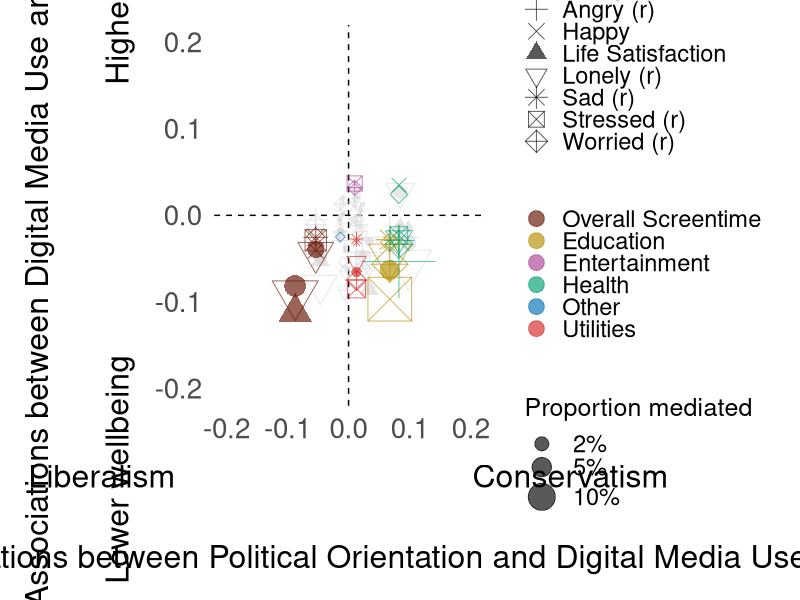
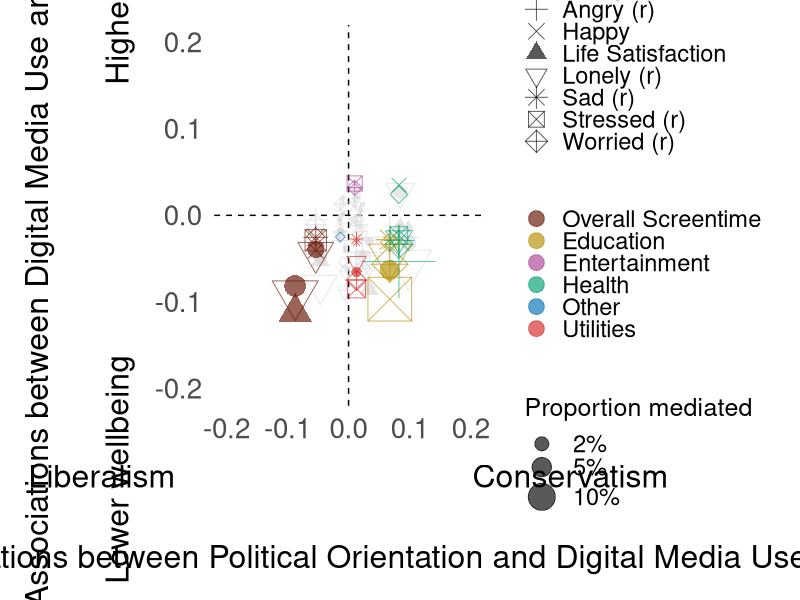

Recreate these plots in R, in order.
#############################################
#
# Figure S3: Digital media mediation
#
#############################################

# Load packages and analysis results
# Path a estimates come from study1_path_a_results.csv, produced by
# Study1_path_a_analysis.R. Path b, proportion mediated and ACME confidence
# limits come from the monthly and weekly mediation results.

library(dplyr)
library(ggplot2)

monthly_res <- read.csv("monthly_results_withcontrols.csv")
weekly_res <- read.csv("weekly_results_withcontrols.csv")
path_a_res <- read.csv("study1_path_a_results.csv")

# Select digital media measures
# Include overall screentime and ten app categories at weekly and monthly levels.

app_categories <- c(
  "information", "productivity", "education", "entertainment",
  "creativity", "games", "shopping", "utilities", "other", "health",
  "total_activity"
)

# Set measure and outcome labels, order, shapes and colours

mediator_order <- c(
  "Overall Screentime", "Creativity", "Education", "Entertainment", "Games",
  "Health", "Information", "Other", "Productivity", "Shopping", "Utilities"
)

outcome_labels <- c(
  "awb_week" = "Affective Wellbeing",
  "awb_t2" = "Affective Wellbeing",
  "swls_t2" = "Life Satisfaction",
  "accepted" = "Accepted",
  "angry_rev" = "Angry (r)",
  "happy" = "Happy",
  "lonely_rev" = "Lonely (r)",
  "uls_t2" = "Lonely (r)",
  "sad_rev" = "Sad (r)",
  "stressed_rev" = "Stressed (r)",
  "worried_rev" = "Worried (r)"
)

outcome_order <- c(
  "Affective Wellbeing", "Accepted", "Angry (r)", "Happy",
  "Life Satisfaction", "Lonely (r)", "Sad (r)", "Stressed (r)",
  "Worried (r)"
)

outcome_shape_vals <- c(
  "Affective Wellbeing" = 16,
  "Accepted" = 5,
  "Angry (r)" = 3,
  "Happy" = 4,
  "Life Satisfaction" = 17,
  "Lonely (r)" = 6,
  "Sad (r)" = 8,
  "Stressed (r)" = 7,
  "Worried (r)" = 9
)

color_palette <- c(
  "Overall Screentime" = "#661100",
  "Creativity" = "#117733",
  "Education" = "#B38F00",
  "Entertainment" = "#AA4499",
  "Games" = "#999933",
  "Health" = "#009E73",
  "Information" = "#332288",
  "Other" = "#0072B2",
  "Productivity" = "#88CCEE",
  "Shopping" = "#DDCC77",
  "Utilities" = "#D62728",
  "n.s." = "grey85"
)

# Prepare path a estimates

path_a_df <- path_a_res %>%
  filter(
    mediator %in% app_categories,
    IV == "political_orientation",
    level %in% c("Weekly", "Monthly")
  ) %>%
  transmute(
    mediator,
    level,
    a = estimate,
    a_p = p
  )

# Prepare mediation estimates and join path a
# Match path a estimates by measure and temporal level. Significant indirect
# effects have finite ACME confidence limits that exclude zero.

bubble_df <- bind_rows(
  weekly_res %>%
    transmute(
      mediator, outcome,
      b = path_b,
      b_p = path_b_p,
      prop_med = prop_mediated,
      acme_lwr = ACME_CI_lower,
      acme_upr = ACME_CI_upper,
      level = "Weekly"
    ),
  monthly_res %>%
    transmute(
      mediator, outcome,
      b = path_b,
      b_p = path_b_p,
      prop_med = prop_mediated,
      acme_lwr = ACME_CI_lower,
      acme_upr = ACME_CI_upper,
      level = "Monthly"
    )
) %>%
  filter(mediator %in% app_categories) %>%
  left_join(path_a_df, by = c("mediator", "level")) %>%
  mutate(
    sig = (acme_lwr > 0 | acme_upr < 0) &
      is.finite(acme_lwr) &
      is.finite(acme_upr),
    mediator = if_else(
      mediator == "total_activity",
      "Overall Screentime",
      mediator
    ),
    mediator = tools::toTitleCase(mediator),
    mediator = factor(mediator, levels = mediator_order),
    outcome = dplyr::recode(outcome, !!!outcome_labels),
    outcome = factor(outcome, levels = outcome_order),
    level = factor(level, levels = c("Weekly", "Monthly")),
    color_var = if_else(sig, as.character(mediator), "n.s."),
    color_var = factor(color_var, levels = c(mediator_order, "n.s."))
  ) %>%
  filter(
    !is.na(mediator), !is.na(outcome),
    is.finite(a), is.finite(b), is.finite(prop_med)
  ) %>%
  # Draw significant points last so they appear above non-significant points.
  arrange(sig)

# Check the plotting data
# Require at least one row and non-missing path a and path b p-values.

stopifnot(
  nrow(bubble_df) > 0,
  !anyNA(bubble_df$a_p),
  !anyNA(bubble_df$b_p)
)

# Set axis ranges, labels and plot theme

x_limit <- max(abs(bubble_df$a), na.rm = TRUE) * 1.12
y_limit <- max(abs(bubble_df$b), na.rm = TRUE) * 1.12
x_limit <- max(0.2, ceiling(x_limit * 10) / 10)
y_limit <- max(0.2, ceiling(y_limit * 10) / 10)

axis_labels <- function(x) sprintf("%.1f", x)

theme_clean <- theme_minimal(base_size = 20) +
  theme(
    panel.grid.minor = element_blank(),
    panel.grid.major.x = element_blank(),
    panel.background = element_rect(fill = "white", colour = NA),
    plot.background = element_rect(fill = "white", colour = NA)
  )

# Create and save Figure S3
# Horizontal and vertical positions show paths a and b, respectively. Shapes
# identify wellbeing outcomes; bubble area represents the absolute proportion
# mediated. Significant indirect effects use measure-specific colours;
# non-significant effects are grey.

app_category_mediation_bubble_map <- ggplot(bubble_df, aes(x = a, y = b)) +
  geom_hline(yintercept = 0, colour = "black", linetype = "dashed") +
  geom_vline(xintercept = 0, colour = "black", linetype = "dashed") +
  geom_point(
    aes(size = abs(prop_med), color = color_var, shape = outcome),
    alpha = 0.65
  ) +
  scale_size_area(
    max_size = 17,
    name = "Proportion mediated",
    breaks = c(0.025, 0.05, 0.10),
    labels = scales::percent_format(accuracy = 1)
  ) +
  scale_color_manual(
    values = color_palette,
    name = NULL,
    breaks = mediator_order,
    guide = guide_legend(override.aes = list(size = 5), order = 2)
  ) +
  scale_shape_manual(
    values = outcome_shape_vals,
    name = "Wellbeing outcome",
    guide = guide_legend(
      override.aes = list(size = 5, color = "black"),
      order = 1
    )
  ) +
  scale_y_continuous(
    limits = c(-y_limit, y_limit),
    breaks = seq(-y_limit, y_limit, by = 0.1),
    labels = axis_labels
  ) +
  scale_x_continuous(
    limits = c(-x_limit, x_limit),
    breaks = seq(-x_limit, x_limit, by = 0.1),
    labels = axis_labels
  ) +
  labs(
    x = paste0(
      "Liberalism                                 Conservatism\n\n",
      "Associations between Political Orientation and Digital Media Use"
    ),
    y = paste0(
      "Associations between Digital Media Use and Wellbeing\n\n",
      "Lower wellbeing                              Higher wellbeing"
    )
  ) +
  theme_clean +
  theme(
    panel.grid.minor = element_blank(),
    panel.grid.major.y = element_blank(),
    axis.text.x = element_text(size = 20),
    axis.text.y = element_text(size = 20),
    axis.title.x = element_text(
      size = 23,
      lineheight = 1.05,
      margin = margin(t = 14)
    ),
    axis.title.y = element_text(
      size = 23,
      lineheight = 1.05,
      margin = margin(r = 14)
    ),
    legend.position = "right",
    legend.text = element_text(size = 17),
    legend.title = element_text(size = 18),
    legend.key.height = grid::unit(0.9, "lines"),
    plot.margin = margin(t = 18, r = 18, b = 18, l = 18)
  )

ggsave(
  "Plots/Study1_FigureS3_digital_media_mediation.png",
  plot = app_category_mediation_bubble_map,
  width = 15,
  height = 10,
  dpi = 300
)

print(app_category_mediation_bubble_map)
